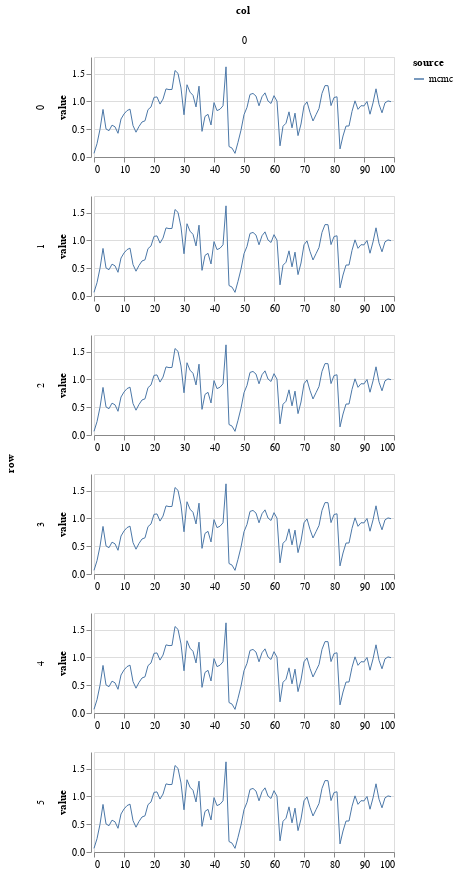

Notebook cell for this chart:
### Markdown cell above
## Plot MCMC samples

### Code cell
param = 'beta'
df = get_post_df(ps[param]) 
df['source'] = 'mcmc'
plot_line(df, height=100)

### Figure 1 — Vega-Lite specification as saved in the notebook (floating-point values rounded to 4 significant figures; data arrays with more than 128 entries replaced by an {"elided": "..."} marker saying what was removed)
{"config": {"view": {"continuousWidth": 400, "continuousHeight": 300}}, "data": {"name": "data-40ce1e7dd54f07190d47ebf830bb8106"}, "mark": {"type": "line", "strokeWidth": 1}, "encoding": {"color": {"type": "nominal", "field": "source"}, "column": {"type": "quantitative", "field": "col"}, "row": {"type": "quantitative", "field": "row"}, "x": {"type": "quantitative", "field": "idx", "title": null}, "y": {"type": "quantitative", "field": "value"}}, "height": 100, "resolve": {"scale": {"x": "independent"}}, "width": 300, "$schema": "https://vega.github.io/schema/vega-lite/v4.8.1.json", "datasets": {"data-40ce1e7dd54f07190d47ebf830bb8106": {"elided": "600 records"}}}
